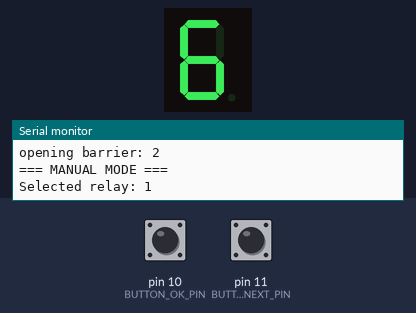
A sketch run on a simulated Arduino Nano, built with avr-gcc and run on an emulated ATmega328P. Shown: 1-digit seven-segment display, the last lines printed to the serial monitor. Wiring (inferred from the names in the program): 1-digit 7-segment display, segments lit when HIGH: segments pin 8, pin 7, pin 6, pin 5, pin 4, pin 3, pin 2. Inputs (shaded band) come from the test bench; at power-on: pin 10 (BUTTON_OK_PIN) HIGH, pin 11 (BUTTON_NEXT_PIN) HIGH. The segment pins are drawn as the display they are named for.

Above: at 0.8 s.
0.9 s: pin 10 (BUTTON_OK_PIN) pulled LOW for 0.15 s
At 1.7 s:
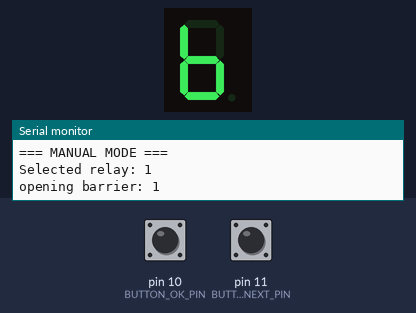
2.8 s: pin 11 (BUTTON_NEXT_PIN) pulled LOW for 0.15 s
At 4.0 s:
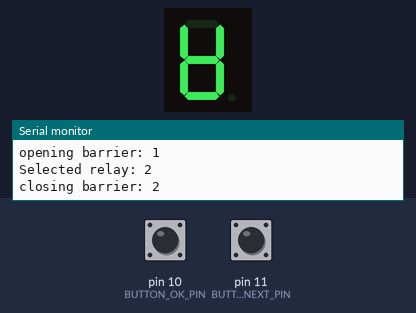
4.4 s: pin 11 (BUTTON_NEXT_PIN) pulled LOW for 1 s
At 5.2 s:
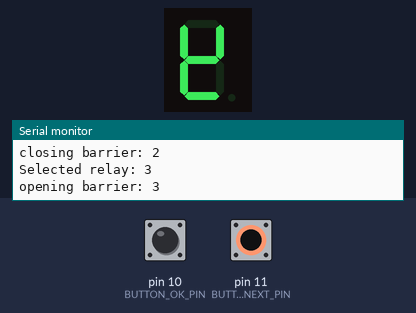
6.9 s: pin 11 (BUTTON_NEXT_PIN) pulled LOW for 0.15 s
At 8.1 s:
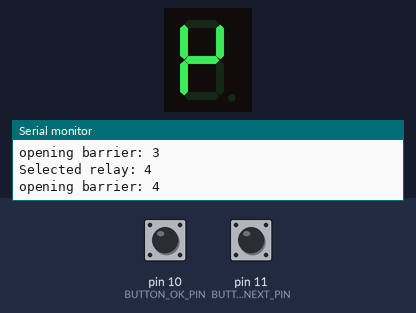
8.5 s: pin 11 (BUTTON_NEXT_PIN) pulled LOW for 3.2 s
At 9.5 s:
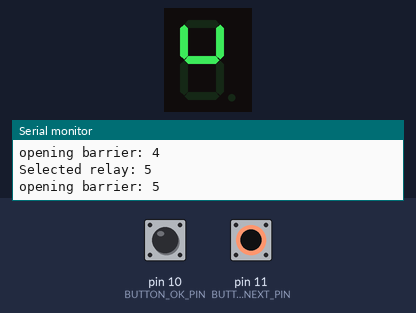
13.2 s: pin 11 (BUTTON_NEXT_PIN) pulled LOW for 0.15 s
At 14.3 s:
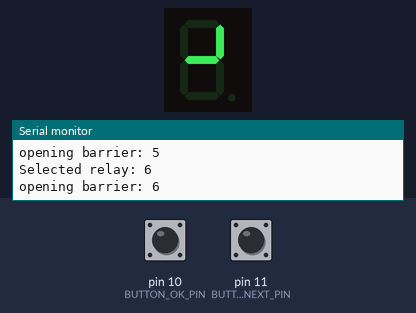
Timing chart, 0 to 15.8 s (numbered marks = the images above; inputs shaded):
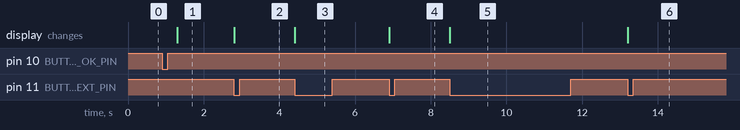

Measured:
- after the input at 0.9 s, the display: changes after 0.40 s (image 1)
- after the input at 2.8 s, the display: changes at once (image 2)
- after the input at 4.4 s, the display: changes at once (image 3)
- after the input at 6.9 s, the display: changes at once (image 4)
- after the input at 8.5 s, the display: changes at once (image 5)
- after the input at 13.2 s, the display: changes at once (image 6)

The sketch:

train_7_relay.ino
```cpp
#include "basic_routine.h"

// ====== SETUP ======
void setup() {
  Serial.begin(BAUDRATE);

  if (trainDetectionSignal == LOW) {
    for (int i = 0; i < numOfSegments; i++) pinMode(sensorPins[i], INPUT_PULLUP);
  } else {
    for (int i = 0; i < numOfSegments; i++) pinMode(sensorPins[i], INPUT);
  }
  for (int i = 0; i < numOfSegments; i++) pinMode(barrierPins[i], OUTPUT);

  pinMode(BUTTON_NEXT_PIN, INPUT_PULLUP);
  pinMode(BUTTON_OK_PIN,   INPUT_PULLUP);

  // Tout ouvert au départ
  for (int i = 0; i < numOfSegments; i++) Station_Disconnected(i);
  // Exemple d'état initial
  Station_Connected(1 % numOfSegments);

  // Mode manuel au boot
  manualRelaySelector();

  wdt_enable(WDTO_2S);
}

// ====== BOUCLE AUTO ======
void loop() {

  wdt_reset();
  int barrierCurrentState;
  for (int i = 0; i < numOfSegments; i++) {
    int sensorPin = sensorPins[i];
    if(i == 5 || i == 6 || i == 7){
      barrierCurrentState = analogRead(sensorPin);
    }
    else{
      barrierCurrentState = digitalRead(sensorPin);
    }

    int prevBarrierPin = barrierPins[getPreviuosSegment(i)];
    if (barrierCurrentState == trainDetectionSignal) {
      Serial.println("sensorPin:" +String(i));
      Serial.println("barrierCurrentState:" +String(barrierCurrentState));
      Station_Disconnected(i);
      delay(100);
      Station_Connected(getPreviuosSegment(i));
      delay(100);
    }
  }
}
```

basic_routine.h
```cpp
#ifndef basic_routine
#define basic_routine

#include <Arduino.h>
#include <avr/wdt.h>

/*
*=================Arduino Nano pinout==================
 *                            _______
 *                       TXD-|       |-Vin
 *                       RXD-|       |-Gnd
 *                       RST-|       |-RST
 *                       GND-|       |-+5V
 * SEGMENT_7_BARRIER_PIN  D2-|       |-A7 SEGMENT_7_SENSOR_PIN
 * SEGMENT_6_BARRIER_PIN  D3-|       |-A6 SEGMENT_6_SENSOR_PIN
 * SEGMENT_5_BARRIER_PIN  D4-|       |-A5 SEGMENT_5_SENSOR_PIN
 * SEGMENT_4_BARRIER_PIN  D5-|       |-A4 SEGMENT_4_SENSOR_PIN
 * SEGMENT_3_BARRIER_PIN  D6-|       |-A3 SEGMENT_3_SENSOR_PIN
 * SEGMENT_2_BARRIER_PIN  D7-|       |-A2 SEGMENT_2_SENSOR_PIN
 * SEGMENT_1_BARRIER_PIN  D8-|       |-A1 SEGMENT_1_SENSOR_PIN
 *                        D9-|       |-A0
 *         BUTTON_OK_PIN D10-|       |-Ref
 *       BUTTON_NEXT_PIN D11-|       |-3.3V
 *                       D12-|       |-D13
 *                            --USB--
 */
#define BAUDRATE (115200)
// ====== CONFIG ======
const int Sample_Time = 2; // ms between measures

#define SEGMENT_1_SENSOR_PIN  A1
#define SEGMENT_2_SENSOR_PIN  A2
#define SEGMENT_3_SENSOR_PIN  A3
#define SEGMENT_4_SENSOR_PIN  A4
#define SEGMENT_5_SENSOR_PIN  A5
#define SEGMENT_6_SENSOR_PIN  A6
#define SEGMENT_7_SENSOR_PIN  A7

#define SEGMENT_1_BARRIER_PIN  8
#define SEGMENT_2_BARRIER_PIN  7
#define SEGMENT_3_BARRIER_PIN  6
#define SEGMENT_4_BARRIER_PIN  5
#define SEGMENT_5_BARRIER_PIN  4
#define SEGMENT_6_BARRIER_PIN  3
#define SEGMENT_7_BARRIER_PIN  2

#define BUTTON_OK_PIN    10
#define BUTTON_NEXT_PIN  11


const int trainDetectionSignal = LOW;   // capteur active to LOW (INPUT_PULLUP)
const int Station_Connected_Signal   = LOW;   // close = conected = LOW (relay NC)

// ====== TABLEAUX ======
const int sensorPins[]  = {
  SEGMENT_1_SENSOR_PIN, SEGMENT_2_SENSOR_PIN, SEGMENT_3_SENSOR_PIN,
  SEGMENT_4_SENSOR_PIN, SEGMENT_5_SENSOR_PIN, SEGMENT_6_SENSOR_PIN,
  SEGMENT_7_SENSOR_PIN
};
const int barrierPins[] = {
  SEGMENT_1_BARRIER_PIN, SEGMENT_2_BARRIER_PIN, SEGMENT_3_BARRIER_PIN,
  SEGMENT_4_BARRIER_PIN, SEGMENT_5_BARRIER_PIN, SEGMENT_6_BARRIER_PIN,
  SEGMENT_7_BARRIER_PIN
};
const int numOfSegments = 7;
//const int numOfSegments = sizeof(sensorPins) / sizeof(sensorPins[0]);

// ====== BOUTONS / DEBOUNCE ======
const unsigned long DEBOUNCE_MS      = 30;
const unsigned long DOUBLE_CLICK_MS  = 400;

bool lastNextState = HIGH;
bool lastOkState   = HIGH;
unsigned long lastNextChangeMs = 0;
unsigned long lastOkChangeMs   = 0;
unsigned long lastOkClickMs    = 0;
uint8_t okClickCount = 0;

// ====== PROTOTYPES ======
void Station_Disconnected(int segmentIndex);
void Station_Connected(int segmentIndex);
bool isStationConnected(int segmentIndex);
int  getPreviousSegment(int segment);
void manualRelaySelector();
bool nextButtonPressed();
bool okButtonPressed();
bool okDoubleClickDetected();


// ====== FONCTIONS BARRIÈRES ======
void Station_Disconnected(int segmentIndex){
  Serial.print("closing barrier: ");
  Serial.print(segmentIndex + 1);
  Serial.print("\r\n");
  digitalWrite(barrierPins[segmentIndex], !Station_Connected_Signal);
}

void Station_Connected(int segmentIndex){
  Serial.print("opening barrier: ");
  Serial.print(segmentIndex + 1);
  Serial.print("\r\n");
  digitalWrite(barrierPins[segmentIndex], Station_Connected_Signal);
}

int getPreviuosSegment(int segment){
  if (segment > 0)  {
    return segment - 1;
  }
  return numOfSegments - 1;
}

bool isStationConnected(int segmentIndex) {
  return (digitalRead(barrierPins[segmentIndex]) == Station_Connected_Signal);
}


// ====== MODE MANUEL (2 boutons) ======
void manualRelaySelector() {
  Serial.println("=== MANUAL MODE ===");
  int selected = 0;
  Serial.print("Selected relay: "); Serial.println(selected + 1);

  while (true) {
    // 1) NEXT : defile 1→7 et CLOSE le relais sélectionné
    if (nextButtonPressed()) {
      selected = (selected + 1) % numOfSegments;
      Serial.print("Selected relay: ");
      Serial.println(selected + 1);
      if (isStationConnected(selected)) {
        Station_Disconnected(selected);
      } else {
        Station_Connected(selected);
      }
    }

    // 2) OK : single = TOGGLE, double = EXIT
    if (okButtonPressed()) {
      okClickCount++;
      lastOkClickMs = millis();
    }
    if (okDoubleClickDetected()) {
      Serial.println("OK double-click: exit manual mode");
      okClickCount = 0;
      break; // sortir du while → retour à loop()
    }

    // Single click si délai écoulé sans second clic
    if (okClickCount == 1 && (millis() - lastOkClickMs) > DOUBLE_CLICK_MS) {
      // TOGGLE du relais sélectionné
     if (isStationConnected(selected)) {
        Station_Disconnected(selected);
      } else {
        Station_Connected(selected);
      }
      okClickCount = 0;
    }

    delay(1);
  }

  Serial.println("=== EXIT MANUAL MODE ===");
}

// ====== AIDES BOUTONS ======
bool nextButtonPressed() {
  bool reading = digitalRead(BUTTON_NEXT_PIN);
  unsigned long now = millis();
  if (reading != lastNextState && (now - lastNextChangeMs) > DEBOUNCE_MS) {
    lastNextChangeMs = now;
    lastNextState = reading;
    if (reading == LOW) return true; // press (active-LOW)
  }
  return false;
}

bool okButtonPressed() {
  bool reading = digitalRead(BUTTON_OK_PIN);
  unsigned long now = millis();
  if (reading != lastOkState && (now - lastOkChangeMs) > DEBOUNCE_MS) {
    lastOkChangeMs = now;
    lastOkState = reading;
    if (reading == LOW) return true; // press
  }
  return false;
}

bool okDoubleClickDetected() {
  if (okClickCount >= 2) {
    if ((millis() - lastOkClickMs) <= DOUBLE_CLICK_MS) {
      return true; // double-clic validé
    } else {
      okClickCount = 0; // trop lent, on repart
    }
  }
  return false;
}


#endif
```
